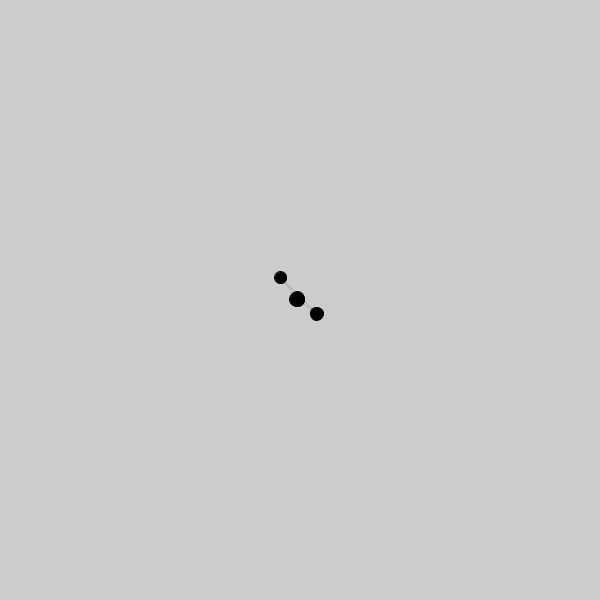
Frame 1 (no input)
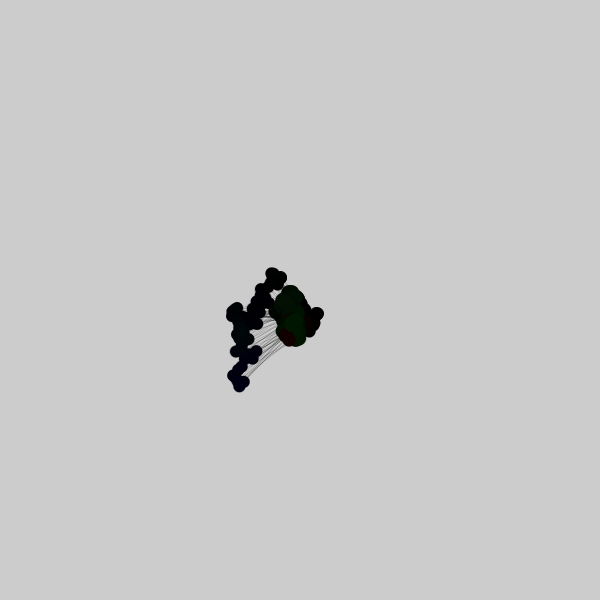
Frame 60 (the mouse pressed at the canvas centre just before this capture)
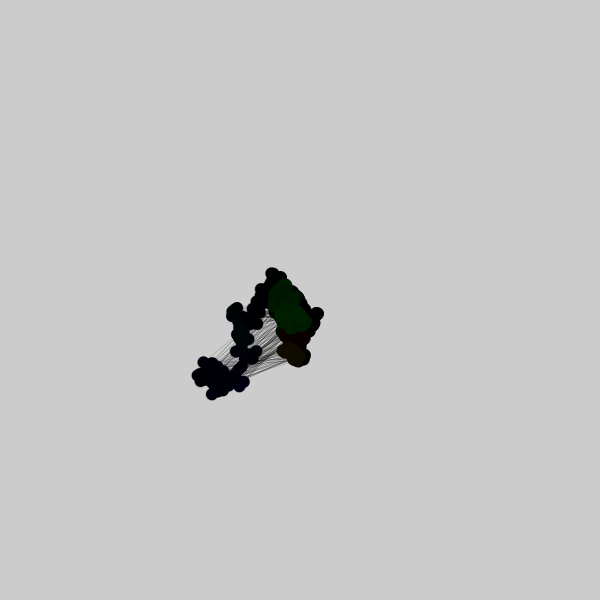
Frame 120 (the mouse held since frame 60 and released just before this capture)

The Processing sketch that drew these frames (run headless with seeded random() and noise(); from frame 60 on, the mouse is pressed at the canvas centre):

// Processing sketch: processing_49287
// ── processing_49287.pde

//Serial Triangles Animation by Kenneth Auyeung
Caterpillar cat0;
Caterpillar cat1;
Caterpillar cat2;

void setup(){
  size(600, 600);
  smooth();
  //constuctor params: start_x, start_y, speed, color_speed, diameter
  cat0 = new Caterpillar(width/1.9, height/1.9, 4, 2.5, 13);
  cat1 = new Caterpillar(width/2, height/2, 7, 2.5, 15);
  cat2 = new Caterpillar(width/2.1, height/2.1, 8, 2.5, 12);
}

void draw() {
  if (frameCount < 3500) {
    cat0.display();
    cat1.display();
    cat2.display();
    strokeWeight(.025);
    line(cat0.x, cat0.y, cat1.x, cat1.y);
    line(cat1.x, cat1.y, cat2.x, cat2.y);
    line(cat2.x, cat2.y, cat0.x, cat0.y);
  }
}

class Caterpillar {
  float x, y;
  float speed;
  float c_speed;
  float diameter;
  float[] rgb_val;
  
  Caterpillar(float start_x, float start_y, 
              float speed, float c_speed, float diameter) {
    this.x = start_x;
    this.y = start_y;
    this.speed = speed;
    this.c_speed = c_speed;
    this.diameter = diameter;
    rgb_val = new float[3];
  }
  
  void move() {
    x += random(-speed, speed);
    y += random(-speed, speed);
  }
  
  void color_shift() {
    for (int i = 0; i < 3; i++)
      rgb_val[i] += random(-(c_speed-.11), c_speed);
  }
  
  void display() {
    move();
    color_shift();
    fill(rgb_val[0], rgb_val[1], rgb_val[2]);
    ellipse(x, y, diameter, diameter);
  }
}                                                                                                                           
